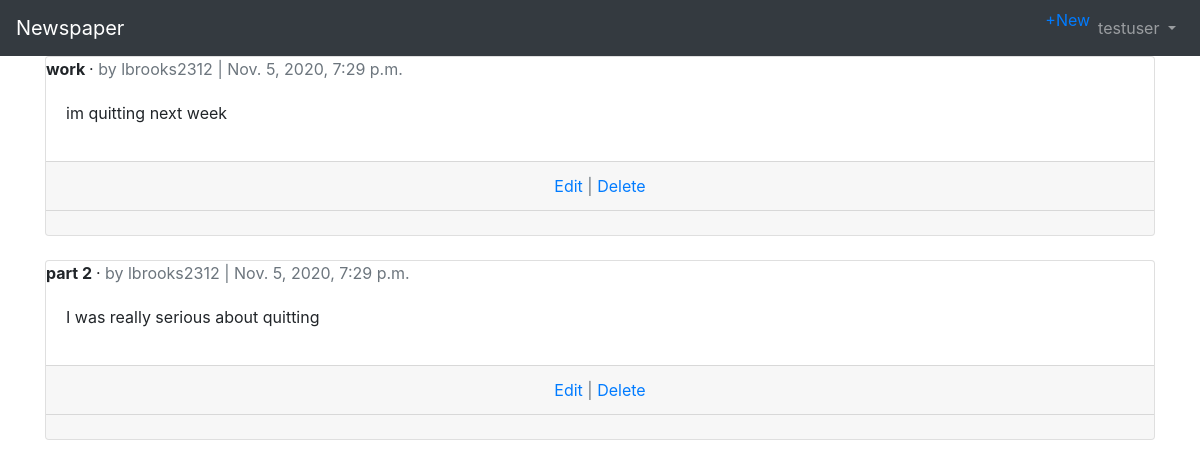
The page /articles/ (signed in) on the database its author committed.
### accounts/models.py (models this page shows)
class CustomUser(AbstractUser):
    age = models.PositiveIntegerField(null=True, blank=True)

### articles/models.py (models this page shows, shortened)
class Article(models.Model):
    title = models.CharField(max_length=255)
    body = models.TextField()
    date = models.DateTimeField(auto_now_add=True)
    author = models.ForeignKey(
        get_user_model(),
        on_delete=models.CASCADE,
    )

### articles/views.py (the view)
# urls.py: path('', ArticleListView.as_view(), name='article_list'),
class ArticleListView(LoginRequiredMixin, ListView):
    model = Article
    template_name = 'article_list.html'

### templates/article_list.html (shortened to what this page needs)
{% extends 'base.html'%}
{% block content %}
    {% for article in object_list %}
    <div class="card">
        <div class="car-header">
            <span class="font-weight-bold">{{ article.title }}
            </span> &middot;
            <span class="text-muted">by {{ article.author }} | {{ article.date }}</span>
        </div>
        <div class="card-body">
            <p>{{ article.body }}</p>
        </div>
        <div class="card-footer text-center text-muted">
            <a href="{% url 'article_edit' article.pk%}">Edit</a> | <a href="{% url 'article_delete' article.pk%}">Delete</a>
        </div>
        <div class="card-footer">
        </div>
    </div>
    <br />
    {% endfor %}
{% endblock content %}

### templates/base.html (shortened to what this page needs)
{% load static %}
<!DOCTYPE html>
<html>
<head>
    <link rel="stylesheet" href="https://cdn.jsdelivr.net/npm/bootstrap@4.5.3/dist/css/bootstrap.min.css">
</head>
<body>
    <nav class="navbar navbar-expand-lg navbar-dark bg-dark">
        <a class="navbar-brand" href="{% url 'home' %}">Newspaper</a>
        <div class="collapse navbar-collapse" id=navbarSupportedContent>
            {% if user.is_authenticated %}
                <ul class="navbar-nav ml-auto">
                    <li class ="nav-item">
                        <a href="{% url 'article_new' %}">+New</a>
                    </li>
                    <li class="nav-item">
                        <a class="nav-link dropdown-toggle" href="#"
                        id="navbarDropdown" role="button" data-toggle="dropdown"
                        aria-haspopup="true" aria-expanded="false">
                            {{ user.username }}
                        </a>
                    </li>
                </ul>
            {% else %}
                <form class="form-inline ml-auto">
                    <a href="{% url 'login' %}" class="btn btn-outline-secondary">Log In</a>
                    <a href="{% url 'signup' %}" class="btn btn-primary ml-2">Sign up</a>
                </form>
            {% endif %}
        </div>
    </nav>
    <main>
        <div class="container">
            {% block content %}
            {% endblock content %}
        </div>
    </main>
</body>
</html>

### rows shown on the page
CustomUser: username "testuser"
Article: title "work", author "lbrooks2312", date "Nov. 5, 2020, 7:29 p.m.", body "im quitting next week"
Article: title "part 2", author "lbrooks2312", date "Nov. 5, 2020, 7:29 p.m.", body "I was really serious about quitting"
